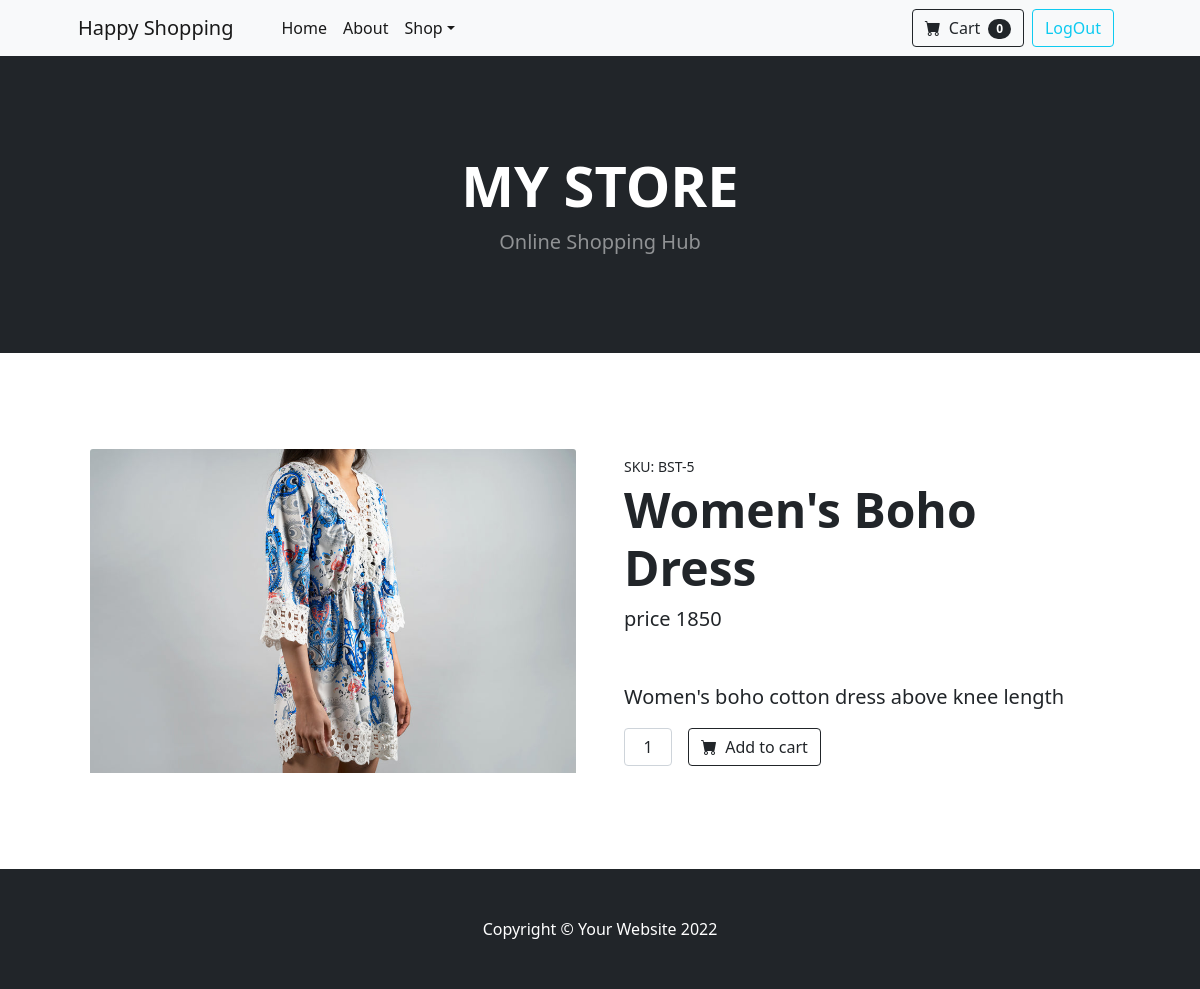
The app's page /products/details/5 (signed in) with its own data.
### api/models.py (models this page shows, shortened)
class Products(models.Model):
    name = models.CharField(max_length=200)
    price = models.PositiveIntegerField()
    description = models.CharField(max_length=200)
    category = models.CharField(max_length=200)
    image = models.ImageField(null=True, upload_to="images")

### customer/views.py (the view)
# urls.py: path("products/details/<int:id>", views.ProductDetailView.as_view(), name="product-detail"),
@method_decorator(decs, name="dispatch")
class ProductDetailView(DetailView):
    template_name = "cust-productdetail.html"
    context_object_name = "product"
    pk_url_kwarg = "id"
    model= Products

### customer/context_processors.py (called while the page is built)
def cart_count(request):
    if request.user.is_authenticated:
        count = Carts.objects.filter(user = request.user, status="In-cart").count()
    else:
        count = 0
    return {"count":count}

### customer/views.py (called while the page is built)
def signin_required(fn):
    def wrapper(request, *args, **kwargs):
        if not request.user.is_authenticated:
            messages.error(request, "Invalid session")
            return redirect("signin")
        else:
            return fn(request, *args, **kwargs)
    return wrapper

### customer/templates/cust-productdetail.html
{%extends 'base.html.html'%}
{%block body%}
<section class="py-5">
    <div class="container px-4 px-lg-5 my-5">
        <div class="row gx-4 gx-lg-5 align-items-center">
            <div class="col-md-6">
                {%if product.image%}
                <img class="card-img-top mb-5 mb-md-0" src="{{product.image.url}}" alt="..." /></div>
                {%else%}
                <img class="card-img-top mb-5 mb-md-0" src="https://dummyimage.com/600x700/dee2e6/6c757d.jpg" alt="..." /></div>
                {%endif%}
            <div class="col-md-6">
                <div class="small mb-1">SKU: BST-{{product.id}}</div>
                <h1 class="display-5 fw-bolder">{{product.name}}</h1>
                <div class="fs-5 mb-5">
                    <span class="">price</span>
                    <span>{{product.price}}</span>
                </div>
                <p class="lead">{{product.description}}</p>
                <div class="d-flex">
                    <input class="form-control text-center me-3" id="inputQuantity" type="num" value="1" style="max-width: 3rem" />
                    <a class="btn btn-outline-dark flex-shrink-0" type="button" href="{%url 'add-cart' product.id%}">
                        <i class="bi-cart-fill me-1"></i>
                        Add to cart
                    </a>
                </div>
            </div>
        </div>
    </div>
</section>
{%endblock%}

### records on screen
Products: image (picture), id "5", name "Women's Boho Dress", price "1850", description "Women's boho cotton dress above knee length"

### other values on screen
{{ count }} "0"
